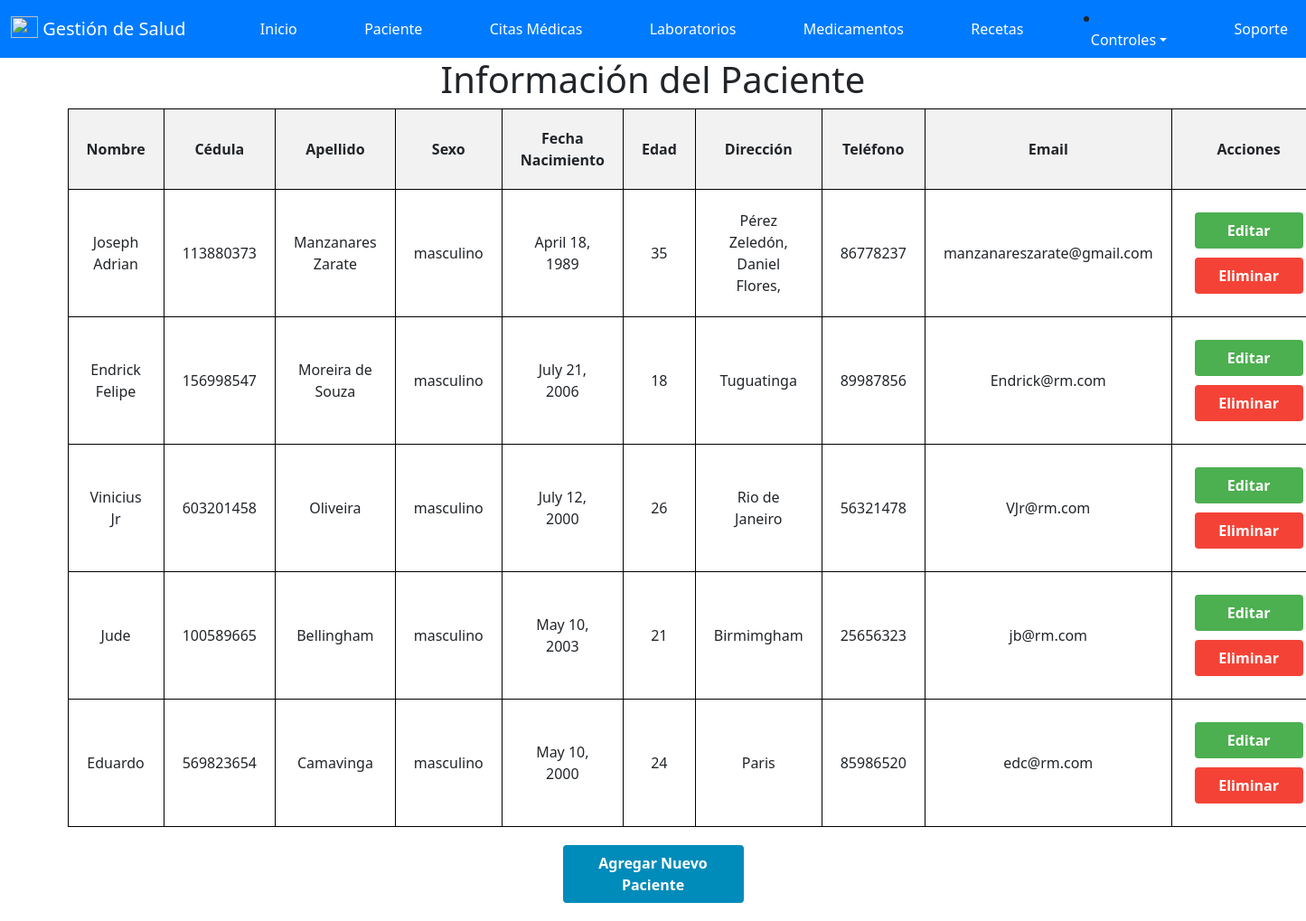
Page /index/ (signed in) on the earlier database version.
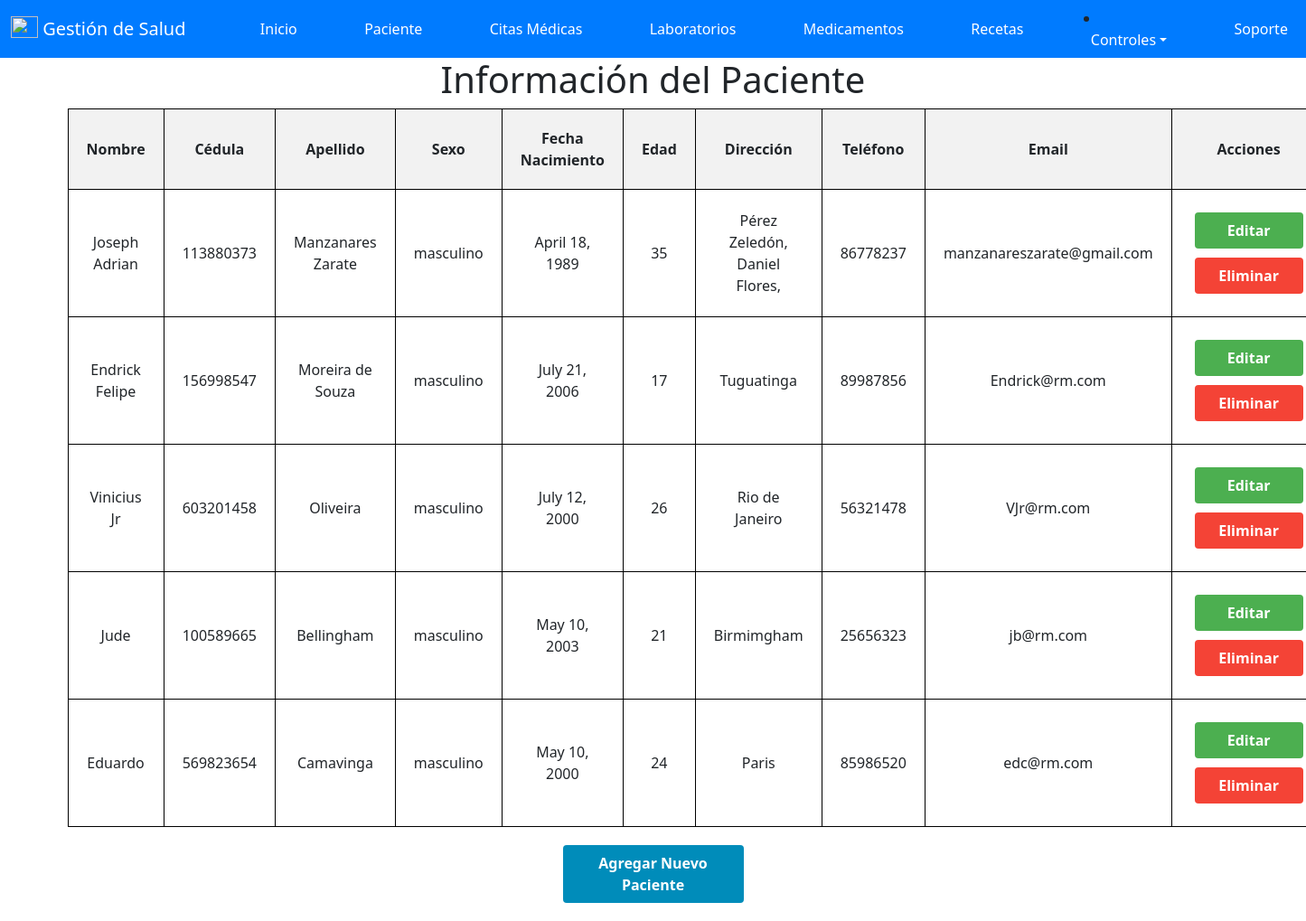
Same page on the later database version.
### salud/models.py (models this page shows, shortened)
class paciente(models.Model):
    id_paciente = models.AutoField(primary_key=True , verbose_name='ID_Paciente')
    cedula = models.IntegerField(null=True,verbose_name='Cedula')
    nombre = models.CharField(max_length=50, verbose_name='Nombre')
    apellido = models.CharField(max_length=50, verbose_name='Apellido')
    sexo = models.CharField(max_length=20, verbose_name='Sexo')
    fecha_Nacimiento = models.DateField(null=True, verbose_name='Fecha de Nacimiento')
    edad = models.IntegerField ( verbose_name='Edad')
    direccion = models.CharField(max_length=50, verbose_name='Direccion')
    telefono = models.IntegerField( verbose_name='Telefono')
    email = models.EmailField( verbose_name='Email')
    id_usuario = models.ForeignKey(User, on_delete=models.CASCADE)

### salud/views.py (the view)
# urls.py: path('index/', views.index, name='index'),
@login_required(login_url='/accounts/login/')
def index(request):
    pacientes = paciente.objects.filter(id_usuario=request.user)
    return render(request, 'Programar/index.html', {'pacientes': pacientes})

### salud/templates/Programar/index.html (shortened to what this page needs)
{% extends "base.html" %}
{% block contenido %}
<!DOCTYPE html>
<html>
<head>
</head>
<body>
    <h1>Información del Paciente</h1>
    <form method="post" action="{% url 'index' %}">
        <table>
            <thead>
                <tr>
                    <th>Nombre</th>
                    <th>Cédula</th>
                    <th>Apellido</th>
                    <th>Sexo</th>
                    <th>Fecha Nacimiento</th>
                    <th>Edad</th>
                    <th>Dirección</th>
                    <th>Teléfono</th>
                    <th>Email</th>
                    <th>Acciones</th>
                </tr>
            </thead>
            <tbody>
                {% for paciente in pacientes %}
                <tr>
                    <td>{{ paciente.nombre }}</td>
                    <td>{{ paciente.cedula }}</td>
                    <td>{{ paciente.apellido }}</td>
                    <td>{{ paciente.sexo }}</td>
                    <td>{{ paciente.fecha_Nacimiento }}</td>
                    <td>{{ paciente.edad }}</td>
                    <td>{{ paciente.direccion }}</td>
                    <td>{{ paciente.telefono }}</td>
                    <td>{{ paciente.email }}</td>
                    <td>
                        <a href="{% url 'editar' paciente.id_paciente %}" class="button edit-button">Editar</a>
                        <a href="{% url 'eliminar' paciente.id_paciente %}" class="button delete-button" onclick="return confirm('¿Estás seguro de que deseas eliminar este paciente?');">Eliminar</a>
                    </td>
                </tr>
                {% empty %}
                <tr>
                    <td colspan="10">No hay pacientes disponibles.</td>
                </tr>
                {% endfor %}
            </tbody>
        </table>
        <a href="{% url 'agregar' %}" class="button add-button">Agregar Nuevo Paciente</a>
    </form>
</body>
</html>
{% endblock %}

Differences in the rows shown:
changed paciente "Endrick Felipe": edad "18" → "17"
